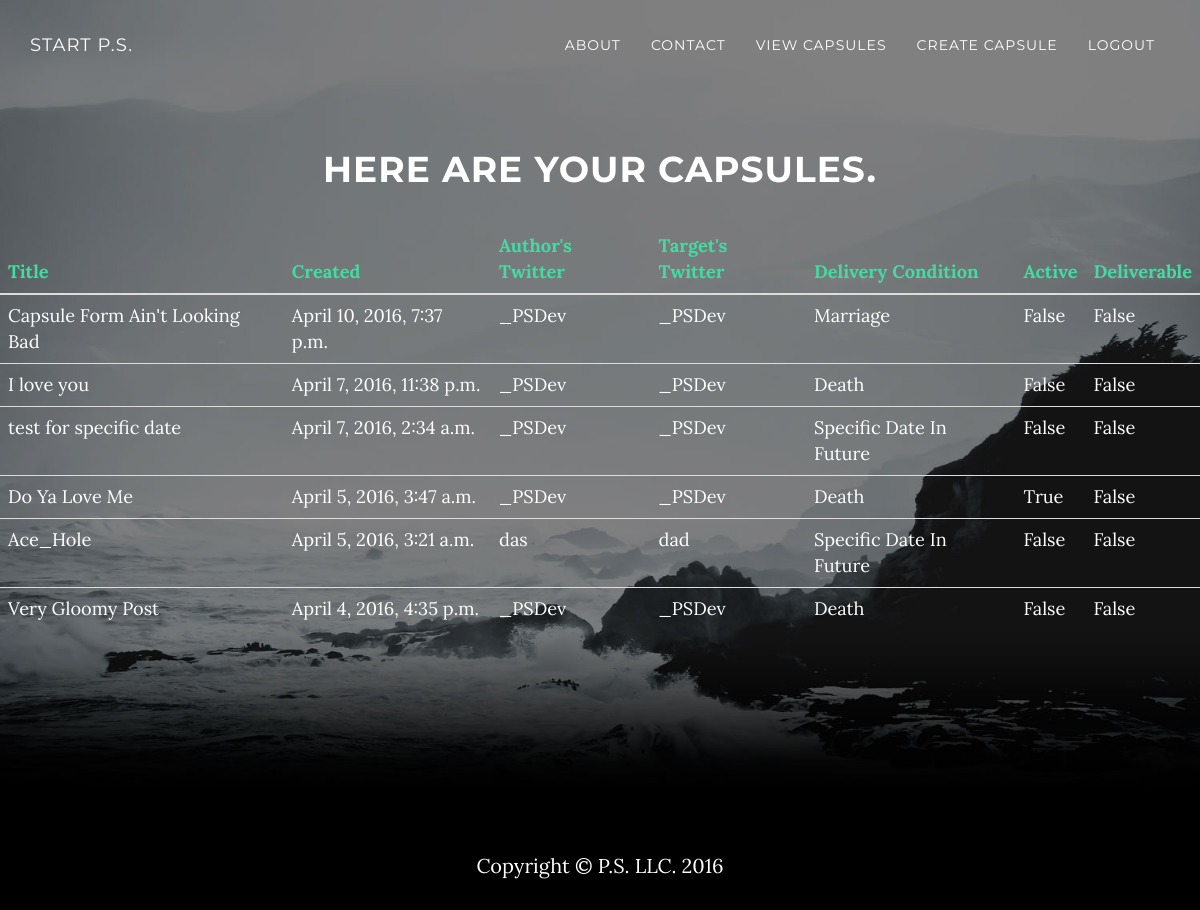
The app's page /capsules/ (signed in), older data.
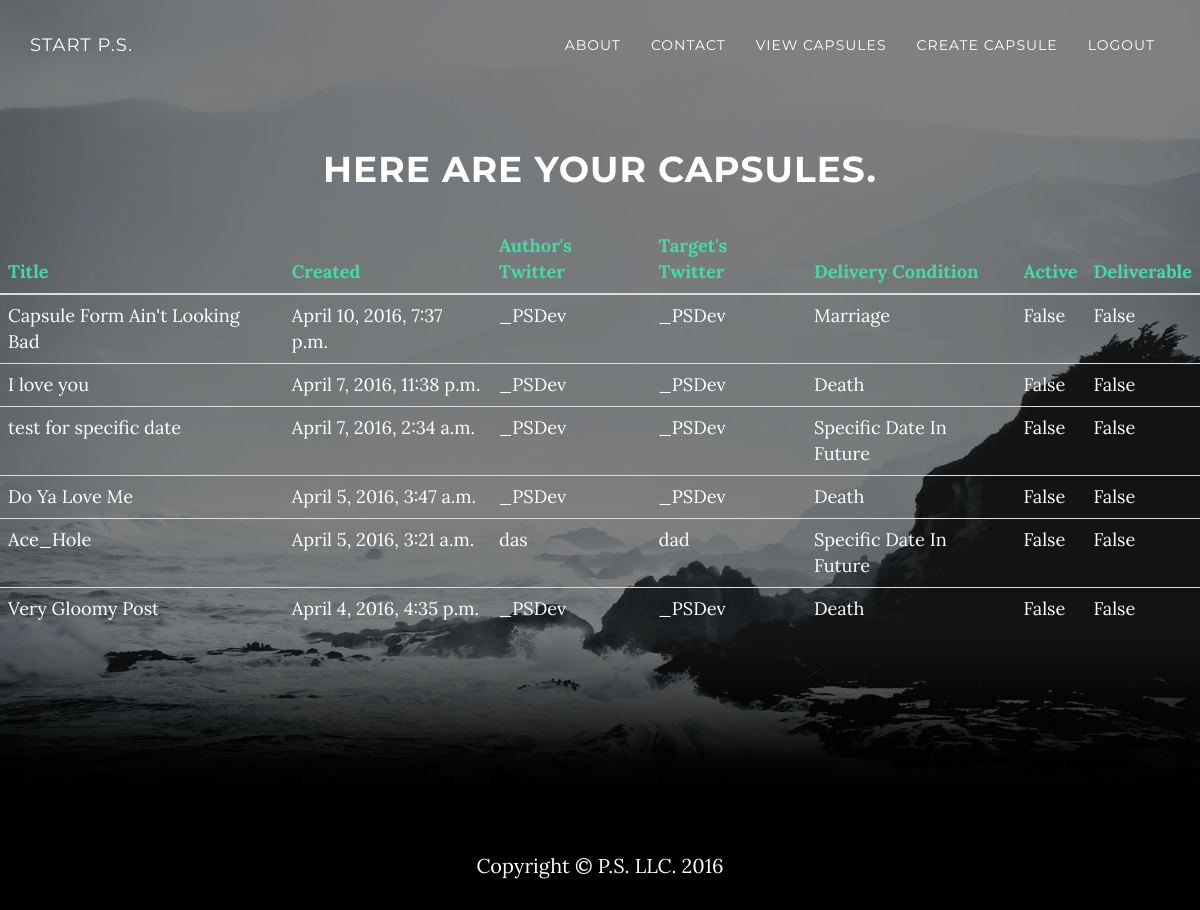
The same page, newer data.
### core/models.py (models this page shows, shortened)
class Capsule(models.Model):
    created = models.DateTimeField(auto_now_add=True)
    title = models.CharField(max_length=100, blank=True, default='')
    message = models.TextField(max_length=1000, blank=True, default='')
    file = models.FileField(blank=True, upload_to=partial(make_rng_filename, 'files'), null=True)
    activation_type = models.CharField(max_length=10, choices=FUTURE_ACTIVATION_CHOICES, default='D')
    delivery_condition = models.CharField(max_length=10, choices=FUTURE_DELIVERY_CHOICES, default='D')
    delivery_date = models.DateField(blank=True, null=True)
    owner = models.ForeignKey(User)
    is_active = models.BooleanField(default=False)
    is_deliverable = models.BooleanField(default=False)
    author_twitter = models.CharField(max_length=40, default='')
    target_twitter = models.CharField(max_length=40, default='')
    target_email = models.EmailField(blank=False, max_length=45, default='')
    target_firstname = models.CharField(blank=True,default='',max_length=30)
    retired = models.BooleanField(default=False)

### core/views.py (the view)
# urls.py: url(r'^capsules/$', views.display_capsules_view, name='display_capsules_view'),
@login_required(login_url='login')
def display_capsules_view(request):
    if request.method == 'GET':
        capsules = Capsule.objects.filter(owner=request.user).order_by(
            '-created')  # get all capsules belonging to a particular user,recent first
        capsules = translate_delivery_condition(
            capsules)  # convert DB delivery notation to verbose string,aka 'SD' -> Specific Date In The Future
        return render(request, 'display_capsules.html', {'capsules': capsules})

### core/views.py (called while the page is built)
def translate_delivery_condition(ax):
    for data in ax:
        data.delivery_condition = FUTURE_DELIVERY_DICT[data.delivery_condition]
    return ax

### core/templates/display_capsules.html
{% extends 'base.html' %}
{% block content %}
    <header class="intro">
        <div class="intro-body">
            <h1>Here are your capsules.</h1>
            <div class="row">
                <div class="col-lg-12 text-left ">
                    <div class="table-responsive ">
                        <table class="table " style="font-size:130%;color:white;">
                            <thead class="indigo">
                            <th>Title</th>
                            <th>Created</th>
                            <th>Author's Twitter</th>
                            <th>Target's Twitter</th>
                            <th>Delivery Condition</th>
                            <th>Active</th>
                            <th>Deliverable</th>
                            </thead>
                            {% for capsule in capsules %}
                                <tr>
                                    <td>{{ capsule.title }}</td>
                                    <td>{{ capsule.created }}</td>
                                    <td>{{ capsule.author_twitter }}</td>
                                    <td>{{ capsule.target_twitter }}</td>
                                    <td>{{ capsule.delivery_condition}}</td>
                                    <td>{{ capsule.is_active }}</td>
                                    <td>{{ capsule.is_deliverable }}</td>
                                </tr>
                            {% endfor %}
                        </table>
                    </div>
                </div>
            </div>
        </div>
    </header>
{% endblock %}

Row changes from the older to the newer data that the page shows:
changed Capsule "Do Ya Love Me": is_active "True" → "False"
